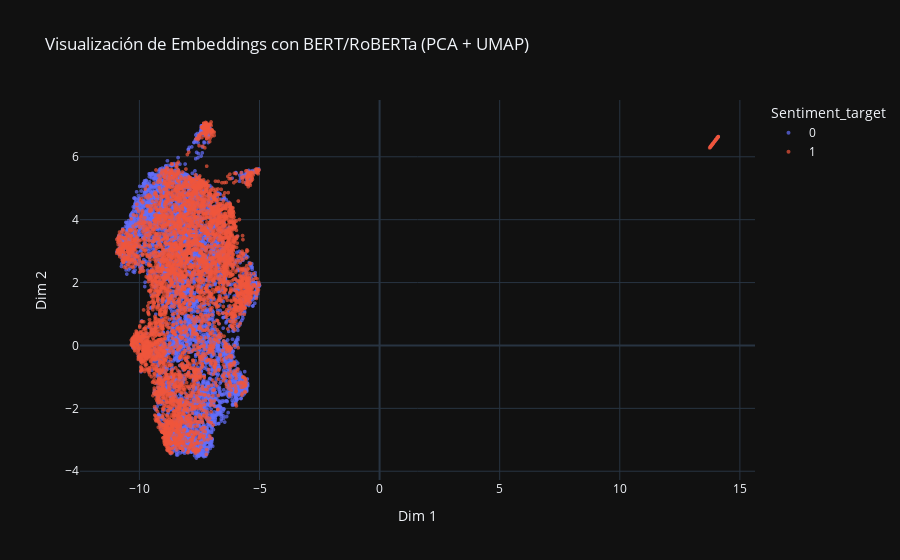

Source (notebook cell):
### Code cell
import torch
import umap
import plotly.express as px
import pandas as pd
import re
import joblib
from transformers import AutoModel, AutoTokenizer
from sklearn.preprocessing import StandardScaler
from sklearn.decomposition import PCA
from sklearn.model_selection import train_test_split
from sklearn.naive_bayes import GaussianNB
from sklearn.metrics import accuracy_score, classification_report
import xgboost as xgb
from tqdm import tqdm

# Load model and tokenizer
MODEL_NAME = "roberta-base"
tokenizer = AutoTokenizer.from_pretrained(MODEL_NAME)
model = AutoModel.from_pretrained(MODEL_NAME)
save_dir = "models"

# Load dataset and take a sample of 5000 data points
df_sample = data.sample(n=10000, random_state=42).reset_index(drop=True)

# Function to clean text (without lemmatization or stopwords)

# Parameters for efficient processing
BATCH_SIZE = 6
device = "cuda" if torch.cuda.is_available() else "cpu"
model.to(device)

# Function to obtain embeddings in batches
def get_embeddings(texts, batch_size=16):
    all_embeddings = []
    model.eval()
    with torch.no_grad():
        for i in tqdm(range(0, len(texts), batch_size), desc="Processing batches"):
            batch_texts = texts[i:i + batch_size].tolist()
            inputs = tokenizer(batch_texts, padding=True, truncation=True, return_tensors="pt", max_length=128)
            inputs = {k: v.to(device) for k, v in inputs.items()}
            outputs = model(**inputs)
            batch_embeddings = outputs.last_hidden_state[:, 0, :].cpu().numpy()  # Extract [CLS] token
            all_embeddings.extend(batch_embeddings)
    return all_embeddings

# Obtain embeddings with batch processing
embeddings = get_embeddings(df_sample["processed_text"], BATCH_SIZE)

# Save embeddings in a CSV file
df_embeddings = pd.DataFrame(embeddings)
df_embeddings["Sentiment_target"] = df_sample["Sentiment_target"]
df_embeddings.to_csv("embeddings.csv", index=False)

# Normalize embeddings
scaled_embeddings = StandardScaler().fit_transform(embeddings)

# Apply PCA before UMAP
pca = PCA(n_components=50, random_state=42)
pca_embeddings = pca.fit_transform(scaled_embeddings)

# Reduce dimensionality with UMAP
reducer = umap.UMAP(n_components=2, n_neighbors=15, min_dist=0.1, random_state=42)
low_dim_embeddings = reducer.fit_transform(pca_embeddings)

# Create DataFrame for visualization
df_umap = pd.DataFrame(low_dim_embeddings, columns=["Dim 1", "Dim 2"])
df_umap["Sentiment_target"] = df_sample["Sentiment_target"].astype(str)

# Visualization with Plotly
fig = px.scatter(df_umap, x="Dim 1", y="Dim 2", color="Sentiment_target",
                 title="Embedding Visualization with BERT/RoBERTa (PCA + UMAP)",
                 template="plotly_dark", opacity=0.7)
fig.update_traces(marker=dict(size=4))
fig.show()

# Train models with the generated embeddings
X = scaled_embeddings
y = df_sample["Sentiment_target"]

X_train, X_test, y_train, y_test = train_test_split(X, y, test_size=0.2, random_state=42)

# XGBoost Model
xgb_model = xgb.XGBClassifier(use_label_encoder=False, eval_metric="mlogloss", random_state=42)
xgb_model.fit(X_train, y_train)
joblib.dump(xgb_model, os.path.join(save_dir, "xgboost_model.pkl"))

# Naive Bayes Model
nb_model = GaussianNB()
nb_model.fit(X_train, y_train)
joblib.dump(nb_model, os.path.join(save_dir, "naive_bayes_model.pkl"))

# Model evaluation
def evaluate_model(model, X_test, y_test, model_name):
    y_pred = model.predict(X_test)
    accuracy = accuracy_score(y_test, y_pred)
    print(f"\nResults for {model_name}:")
    print(f"Accuracy: {accuracy:.4f}")
    print(classification_report(y_test, y_pred))

# Evaluate XGBoost
evaluate_model(xgb_model, X_test, y_test, "XGBoost")

# Evaluate Naive Bayes
evaluate_model(nb_model, X_test, y_test, "Naive Bayes")

print("Models successfully evaluated.")

### Figure 1 — Plotly figure (JSON) as saved in the notebook; plotly's stock layout.template omitted (floating-point values rounded to 4 significant figures; data arrays with more than 128 entries replaced by an {"elided": "..."} marker saying what was removed)
{"data": [{"hovertemplate": "Sentiment_target=0<br>Dim 1=%{x}<br>Dim 2=%{y}<extra></extra>", "legendgroup": "0", "marker": {"color": "#636efa", "opacity": 0.7, "size": 4, "symbol": "circle"}, "mode": "markers", "name": "0", "showlegend": true, "type": "scattergl", "x": {"elided": "5093 float values"}, "xaxis": "x", "y": {"elided": "5093 float values"}, "yaxis": "y"}, {"hovertemplate": "Sentiment_target=1<br>Dim 1=%{x}<br>Dim 2=%{y}<extra></extra>", "legendgroup": "1", "marker": {"color": "#EF553B", "opacity": 0.7, "size": 4, "symbol": "circle"}, "mode": "markers", "name": "1", "showlegend": true, "type": "scattergl", "x": {"elided": "4907 float values"}, "xaxis": "x", "y": {"elided": "4907 float values"}, "yaxis": "y"}], "layout": {"legend": {"title": {"text": "Sentiment_target"}, "tracegroupgap": 0}, "title": {"text": "Visualización de Embeddings con BERT/RoBERTa (PCA + UMAP)"}, "xaxis": {"anchor": "y", "domain": [0, 1], "title": {"text": "Dim 1"}}, "yaxis": {"anchor": "x", "domain": [0, 1], "title": {"text": "Dim 2"}}}}
